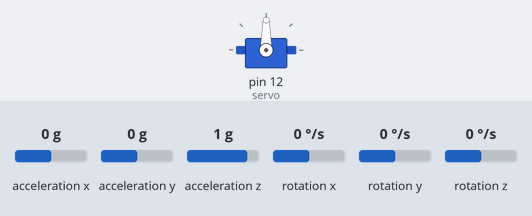
A sketch run on a simulated Arduino Uno, built with avr-gcc and run on an emulated ATmega328P. Parts: servo. The inputs (shaded band) are chosen by the test bench; at power-on: acceleration y 0 g, acceleration x 0 g, acceleration z 1 g, rotation x 0 °/s, rotation y 0 °/s, rotation z 0 °/s. What the sketch prints to the serial monitor is not drawn.

Above: at 1.2 s.
1.3 s: acceleration y set to -1.4 g
At 1.52 s:
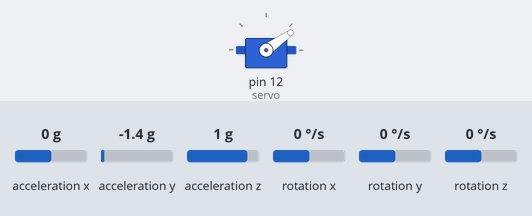
At 2.4 s:
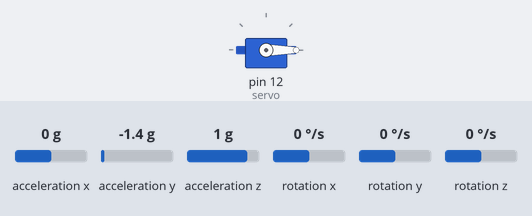
4.3 s: acceleration y set to -0.1 g
5.8 s: acceleration y set to 0.1 g
At 8.48 s:
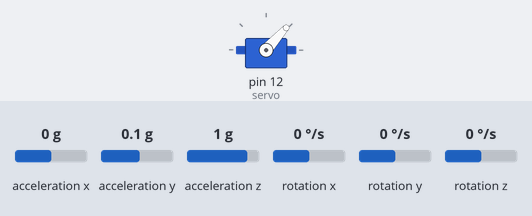
8.8 s: acceleration y set to 0.8 g
Timing chart, 0 to 11.8 s (numbered marks = the images above; inputs shaded):
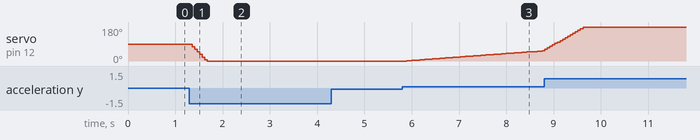

Measured:
- the behaviour switches between 0 and 0.1 g on acceleration y (found by bisection; images 2 and 3)
- after the input at 1.3 s, servo on pin 12 (servo): 90° → 0° after 0.06 s
- after the input at 4.3 s, every drawn part: stays the same
- after the input at 5.8 s, servo on pin 12 (servo): moves from 0° to 53° over 2.9 s, starting after 0.09 s

The sketch:

Balanced_seesaw.ino
```cpp
#include "I2Cdev.h"
#include "MPU6050.h"
#include "Wire.h"
#include <Servo.h>

MPU6050 accelgyro(0x68);
Servo servo;
int16_t ax, ay, az;
int16_t gx, gy, gz;
double previous=90; //誤差角度初始值

void setup() {
  Serial.begin(115200);
  Wire.begin();
  Serial.println("Initializing I2C devices...");
  accelgyro.initialize();
  servo.attach(12); //servo motor pin
  servo.write(90); //初始角度
  //verify connection
  Serial.println("Testing device connections...");
}

void loop() {
  accelgyro.getMotion6(&ax, &ay, &az, &gx, &gy, &gz);
  //ay加速度值計算
  double a = ay*9.8/16384;
  //偏轉角度計算
  previous = previous + a;
  //防止角度超過0~180度範圍
  if (previous > 180) {
    previous = 180;
  } else if (previous < 0) {
    previous = 0;
  }
  //角度觸發
  servo.write(previous);
  delay(50);
}
```
